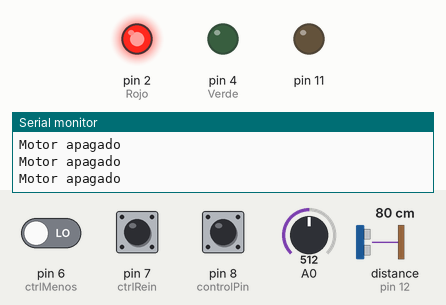
This sketch was run on a simulated Arduino Uno, built with avr-gcc and run on an emulated ATmega328P. Shown: output pins drawn as LEDs (lit = HIGH), the last lines printed to the serial monitor. Wiring (inferred from the names in the program): ultrasonic range finder: trigger pin 13; echo pin 12. Inputs (shaded band) come from the test bench; at power-on: distance to the obstacle (sensor on pin 12) 80 cm, pin 8 (controlPin) HIGH, pin 7 (ctrlRein) HIGH, pin 6 (ctrlMenos) LOW, A0 = 512. The echo pulse lasts 58.3 µs per cm; pins used as bus, display or sensor lines are not drawn.

Above: at 1.2 s.
1.3 s: distance to the obstacle (sensor on pin 12) set to 2 cm
At 2.1 s:
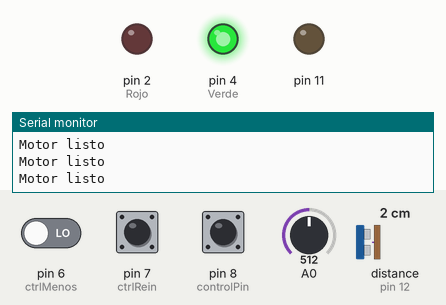
2.8 s: pin 8 (controlPin) pulled LOW for 0.15 s
At 3.9 s:
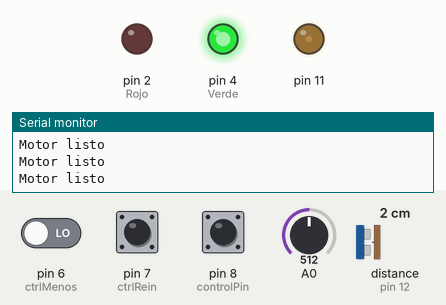
4.4 s: pin 8 (controlPin) pulled LOW for 1 s
At 6.5 s:
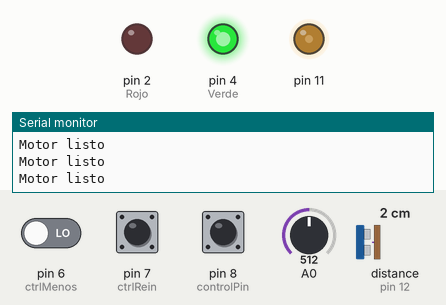
6.9 s: pin 7 (ctrlRein) pulled LOW for 0.15 s
At 8.3 s:
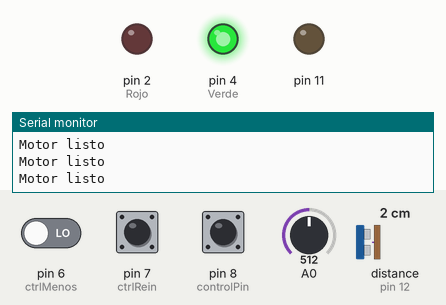
8.6 s: distance to the obstacle (sensor on pin 12) set to 299 cm
At 9.4 s:
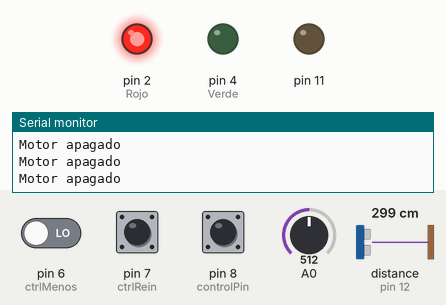
11.6 s: distance to the obstacle (sensor on pin 12) set to 4 cm
At 12.6 s:
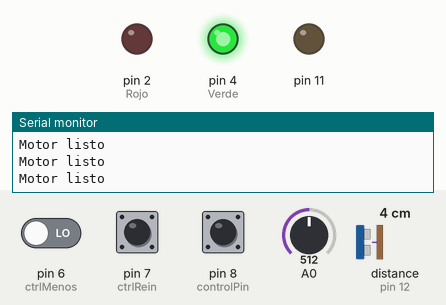
Timing chart, 0 to 14.2 s (numbered marks = the images above; inputs shaded):
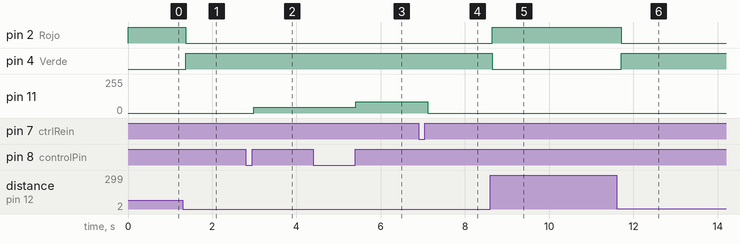

Measured:
- after the input at 1.3 s, pin 2 (Rojo): HIGH → LOW after 0.07 s; pin 4 (Verde): LOW → HIGH after 0.07 s
- after the input at 2.8 s, pin 11: 0/255 → 42/255 after 0.19 s
- after the input at 4.4 s, pin 11: 42/255 → 85/255 after 1.0 s
- after the input at 6.9 s, pin 11: 85/255 → 0/255 after 0.22 s
- after the input at 8.6 s, pin 2 (Rojo): LOW → HIGH after 0.05 s; pin 4 (Verde): HIGH → LOW after 0.05 s
- after the input at 11.6 s, pin 2 (Rojo): HIGH → LOW after 0.11 s; pin 4 (Verde): LOW → HIGH after 0.11 s

The sketch:

Proy_Inst.ino
```cpp
const int Trigger = 13,Echo = 12,controlPin = 8, ctrlRein=7, ctrlMenos=6;
int dat, Verde=4, Rojo=2, pulsacion = 0, estado_boton,st_rein, estado_boton_anterior,st_r_ant, stc, st_menos, st_ant_menos, cont_menos=0;
long d;

void setup() {
  Serial.begin(9600);

  //Zona ultrasonico
  pinMode(Trigger, OUTPUT);
  pinMode(Echo, INPUT);
  digitalWrite(Trigger, LOW);
  //Fin zona

  //Zona de LEDs
  pinMode(Rojo,OUTPUT);
  pinMode(Verde,OUTPUT);
  //Fin zona

  //Zona del PWM
  pinMode(11,OUTPUT);
  //Fin

  //Zona del detector de botones
  pinMode(controlPin, INPUT_PULLUP);
  estado_boton_anterior = digitalRead(controlPin);
  pinMode(ctrlRein,INPUT_PULLUP);
  st_r_ant=digitalRead(ctrlRein);
  //Fin de zona
}

void loop()
{
  medirdistancia();
  if(d>60)
  {
    digitalWrite(Verde,LOW);
    digitalWrite(Rojo,HIGH);
    Serial.println("Motor apagado");
    analogWrite(11,0);
    pulsacion=0;
  }
  else
  {
    detecta_pulsacion();
    detecta_rein();
    detecta_menos();
    digitalWrite(Rojo,LOW);
    Serial.println("Motor listo");
    digitalWrite(Verde,HIGH);
    analogWrite(11,pulsacion*170/4);
  }
  delay(100);
}

void medirdistancia()
{
  dat=analogRead(A0);
  int stat=1;
  long t;

  digitalWrite(Trigger, HIGH);
  delayMicroseconds(10);
  digitalWrite(Trigger, LOW);

  t = pulseIn(Echo, HIGH);
  d = t/59;
}

void detecta_rein()
{
      st_rein=digitalRead(ctrlRein);
      if(st_rein!=st_r_ant)
      {
          if(st_rein==HIGH)
          {
            Serial.println("Aqui debe reiniciar");
            pulsacion=0;
            Serial.println(pulsacion);
          }
      }
      st_r_ant=st_rein;
}

void detecta_pulsacion() {
estado_boton = digitalRead(controlPin);
if (estado_boton != estado_boton_anterior)
{
  if (estado_boton == HIGH)
  {
    Serial.println("Nueva pulsacion");
    Serial.println(pulsacion++);
  }
}
  estado_boton_anterior = estado_boton;
}

void detecta_menos() {
cont_menos=pulsacion;
st_menos = digitalRead(ctrlMenos);
if (st_menos != st_ant_menos)
{
  if (st_menos == HIGH)
  {
    if(cont_menos!=0)
    {
      Serial.println("Nueva pulsacion");
      Serial.println(pulsacion--);
    }
  }
}
  st_ant_menos = st_menos;
}
```
